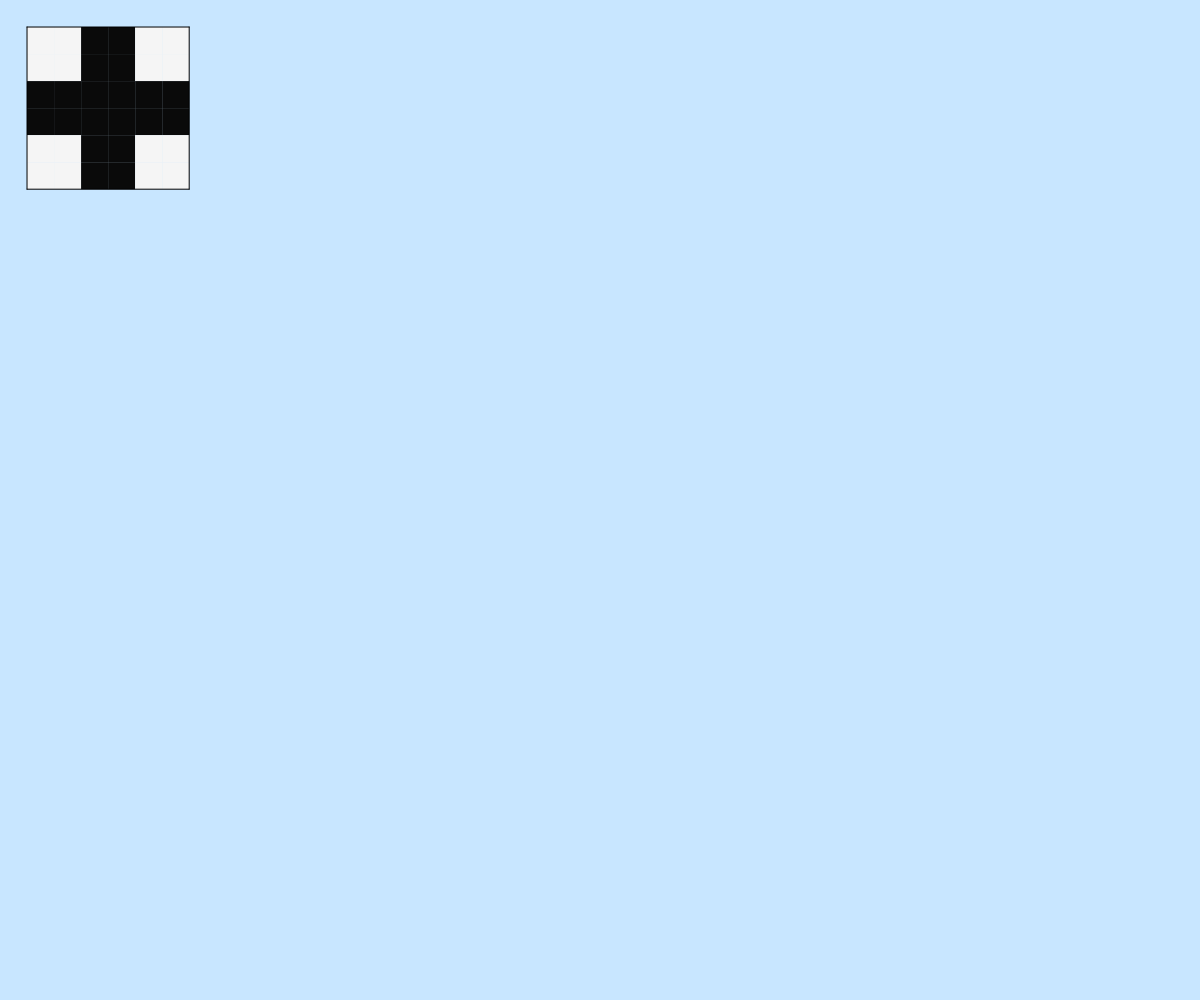
Frame 1 (no input)
Frame 60 (no input): identical to frame 1, image omitted
Frame 120 (the mouse pressed at the canvas centre since frame 60): identical to frame 1, image omitted

The p5.js sketch that drew this single still picture (run headless with seeded random() and noise() and a simulated clock; from frame 60 on, the mouse is pressed at the canvas centre):

// p5.js sketch
// ── sketch.js

// Declare VAR'S up here
var W;
var H;

var pixelSize;
var picture;
var pictureTraits;
var avg;
var trials;
var score;
var n;

var scene;
var sampleTake;
var picSize;
var whichPic;
var finished;

var partTrials;
var partScores;
var topSampleScore;
var topSamplePos;

function setup() {
	initVar();
	whichPic = 1;
	canvas = createCanvas(W, H);
}

function draw() {
	// draw in here
	background(200,230,255);
	switch (scene){
		case 1: menu(); break;
		case 2: displayTrials(trials); break;
	} 
	if (finished && scene === 2){
		fill(200,230,255,200);
		noStroke();
		rect(0,0,W,H);
		restartArrow();
	}	
}

function initVar(){
	angleMode(DEGREES);
  W = windowWidth;
	H = windowHeight;
	
	scene = 1;
	sampleTake = 10;
	picSize = 6;
	finished = false;
	
	n = 10;
	if (W>H){
  	pixelSize = H/(((picSize+1)*n)+4);
  } else {
	  pixelSize = W/(((picSize+1)*n)+1);
  }
  switch(whichPic){
	  case 1: picture = [
											[0,0,0,0,0,0],
											[0,1,0,0,1,0],
											[0,0,0,0,0,0],
											[0,1,0,0,1,0],
											[0,1,1,1,1,0],
											[0,0,0,0,0,0],
																	]; break;
		case 2: picture = [
											[0,0,0,0,0,0],
											[0,0,0,0,0,0],
											[0,0,0,0,0,0],
											[1,1,1,1,1,1],
											[1,1,1,1,1,1],
											[1,1,1,1,1,1],
																	]; break;
		case 3: picture = [
											[1,1,1,1,1,1],
											[1,0,0,0,0,1],
											[1,0,1,1,0,1],
											[1,0,1,1,0,1],
											[1,0,0,0,0,1],
											[1,1,1,1,1,1],
																	]; break;
		default: picture = [
											[0,0,1,1,0,0],
											[0,0,1,1,0,0],
											[1,1,1,1,1,1],
											[1,1,1,1,1,1],
											[0,0,1,1,0,0],
											[0,0,1,1,0,0],
																	];
  }
  if (picSize>6){
	  for (var i=0; i<6; i+=1){
		  for (var j=6; j<picSize; j+=1){
			  picture[i].push(0);
		  }
	  }
// 	  print(picture);
	  for (var i=6; i<picSize; i+=1){
			picture.push([]);
			for (var j=0; j<picSize; j+=1){
				picture[i].push(0);
		 	}
		}
  }
  print(picture);
	pictureTraits = {white:0,black:0}
	for (var y=0; y<picSize; y+=1){
		for (var x=0; x<picSize; x+=1){
			if (picture[y][x]===1){
				pictureTraits.black += 1;
			} else {
				pictureTraits.white += 1;
			}
		}
	}
	
	avg = 0;
	
	trials = [];
	createRandPic();
	
	score = [];
	for (var i=0; i<100; i+=1){
		score.push(0);
	}
	
	partTrials = [];
	partScores = [];
	topSampleScore = [];
	topSamplePos = [];
		

}

function restartArrow(){
	stroke(255);
	strokeWeight(20);
	noFill();
	var S;
	if (W>H){
		S = H;
	} else {
		S = W;
	}
	arc(W/2,H/2,S/3,S/3,45,320);
	fill(255);
	triangle(W/2+S/6-S/96,H/2-S/24,W/2+S/12,H/2-S/12,W/2+S/6,H/2-S/8);
}

function menu(){
	drawPic(2*pixelSize,2*pixelSize,picture,2*pixelSize);
}
function displayTrials(t){
	for (var i=0; i<sampleTake; i+=1){
		drawPic((((picSize+1)*(i%n))+1)*pixelSize,((picSize+1)*floor(i/n)+1)*pixelSize,t[i],pixelSize);
	}
	for (var i=sampleTake; i<t.length; i+=1){
		drawPic((((picSize+1)*(i%n))+1)*pixelSize,((picSize+1)*floor(i/n)+1)*pixelSize+((picSize/2)*pixelSize),t[i],pixelSize);
	}
}

function randBi(){
	return round(random(0,1));
}
function createRandPic(){
	for (var i=0; i<100; i+=1){
		var newPic = [];
		for (var y=0;y<picSize;y+=1){
			newPic.push([]);
			for (var x=0;x<picSize;x+=1){
				newPic[y].push(randBi());
			}
		}
		trials.push(newPic);
	}
}

function checkScore(){
	var s;
	for (var i=0; i<100; i+=1){
		s = 0;
		for (var y=0; y<picSize; y+=1){
			for (var x=0; x<picSize; x+=1){
				if (trials[i][y][x]===picture[y][x]){
					s += 1;
				}
			}
		}
		score[i] = s;
	}
}
function flipBinary(current){
	var N = 3;
	if (current===1 && random(0,1)<pictureTraits.white/(sq(picSize)*N)){return 0;}
	else if (current===0 && random(0,1)<pictureTraits.black/(sq(picSize)*N)){return 1;}
	else {return current};
}
function eliminateTrials(){
	if (!finished){
		partScores = [];
		partTrials = [];
		topSampleScore = [];
		topSamplePos = [];

		for (var i=0; i<sampleTake; i+=1){
			topSampleScore.push(0);
			topSamplePos.push(-1);
		}
		for (var j=0; j<sampleTake; j+=1){
			for (var i=0; i<score.length; i+=1){
				if (score[i] >= topSampleScore[j]){
					topSampleScore[j] = score[i];
					topSamplePos[j] = i;
				}
			}
			score.splice(topSamplePos[j],1);
		}
		print(topSampleScore);
		print(topSamplePos);
		for (var i=0; i<sampleTake; i+=1){
			partTrials.push(trials[topSamplePos[i]]);
		}
		partScores = topSampleScore;
		print(topSamplePos)
		
		avg = 0;
		for (var i=0; i<topSampleScore.length; i+=1){
			avg += topSampleScore[i];
		}
		avg/=sampleTake;

		trials = partTrials;
		var newTrials = [];
		for (var i=0; i<sampleTake; i+=1){
			for (var j=0; j<(100/sampleTake); j+=1){
				var newPic = [];
				for (var y = 0; y<picSize; y+=1){
					newPic.push([]);
					for (var x = 0; x<picSize; x+=1){
						newPic[y].push(flipBinary(partTrials[i][y][x]));
					}
				}
				newTrials.push(newPic);
			}
		}
		for (var i=0; i<newTrials.length; i+=1){
			trials.push(newTrials[i]);
		}
	}
}

function drawPic(X,Y,pic,size) {
	stroke(10);
	strokeWeight(1);
	noStroke();
	for (var y = 0; y<pic.length; y+=1){
		for (var x = 0; x<pic[0].length; x+=1){
			if (pic[y][x]===1){
				fill(10);
			} else {
				fill(245);
			}
			rect(X+size*x,Y+size*y,size,size);
		}
	}
	stroke(0);
	line(X,Y,X+picSize*size,Y);
	line(X+picSize*size,Y,X+picSize*size,Y+picSize*size);
	line(X+picSize*size,Y+picSize*size,X,Y+picSize*size);
	line(X,Y+picSize*size,X,Y);
}

function windowResized() {
  resizeCanvas(windowWidth, windowHeight);
  W = windowWidth;
  H = windowHeight;
  if (W>H){
  	pixelSize = H/(((picSize+1)*n)+4);
  } else {
	  pixelSize = W/(((picSize+1)*n)+1);
  }
}
function mouseClicked(){
	if (finished && scene === 2){
		initVar();
		whichPic += 1;
	} else {
		if (scene<2){
			scene += 1;
		} else {
			checkScore();
			eliminateTrials();
	// 		print(score);
		}
		if (avg===sq(picSize)){
			scene = 1;
			avg = 0;
			finished = true;
		}
	}
}
